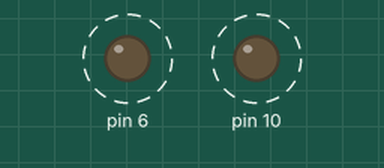
A sketch run on a simulated Arduino Uno, built with avr-gcc and run on an emulated ATmega328P. Shown: output pins drawn as LEDs (lit = HIGH). Dashed ring = blinking.

Above: at 0.2 s.
Timing chart, 0 to 3.8 s (numbered marks = the images above):
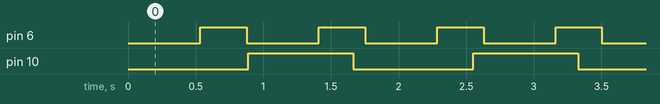

Measured:
- by itself, pin 6: alternates HIGH for 0.34 s and LOW for 0.53 s
- by itself, pin 10: alternates HIGH for 0.78 s and LOW for 0.89 s

The sketch:

main.ino
```cpp
#include <ES.h>

Blinky leds[8];

void setup()
{
  leds[0].initialize('D', 2, 781, 515);
  leds[1].initialize('D', 3, 2014, 1348);
  leds[2].initialize('D', 4, 343, 573);
  leds[3].initialize('D', 5, 678, 1839);
  leds[4].initialize('D', 6, 342, 534);
  leds[5].initialize('B', 0, 1478, 326);
  leds[6].initialize('B', 1, 1859, 351);
  leds[7].initialize('B', 2, 777, 888);

  for (;;)
  {
    for (int i=0; i<8; i++)
    {
      leds[i].refresh();
    }
  }
}
```
